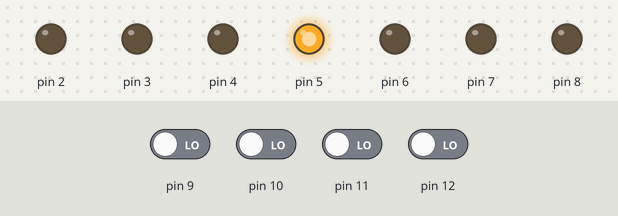
The sketch below on a simulated Arduino Uno, built with avr-gcc and run on an emulated ATmega328P. On the bench: output pins drawn as LEDs (lit = HIGH). The test bench sets the inputs (shaded band); at power-on: pin 9–12 LOW.

Above: at 1.2 s.
1.3 s: pin 9 driven HIGH
At 2.2 s:
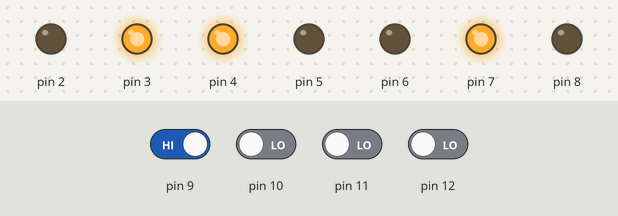
2.8 s: pin 9 driven LOW
At 3.4 s:
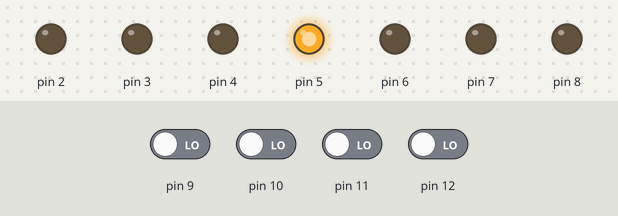
4.3 s: pin 10 driven HIGH
At 5.5 s:
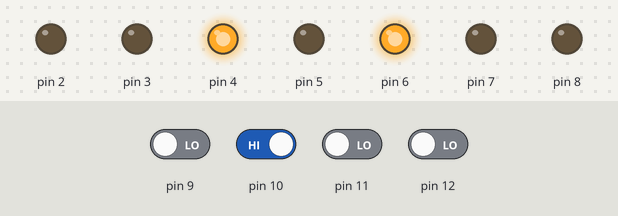
5.8 s: pin 10 driven LOW
At 6.9 s:
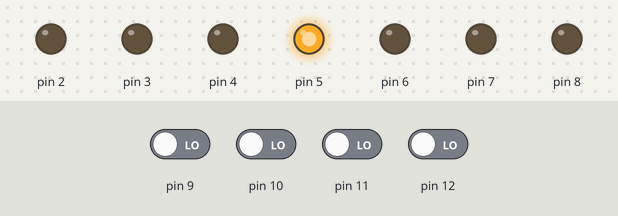
7.3 s: pin 11 driven HIGH
At 8.0 s:
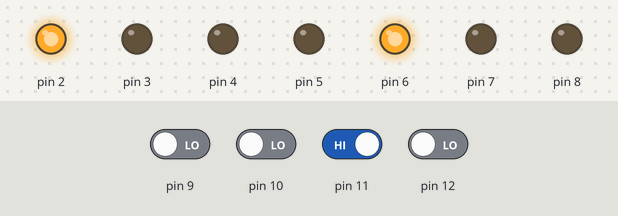
8.8 s: pin 11 driven LOW and pin 12 driven HIGH
At 9.1 s:
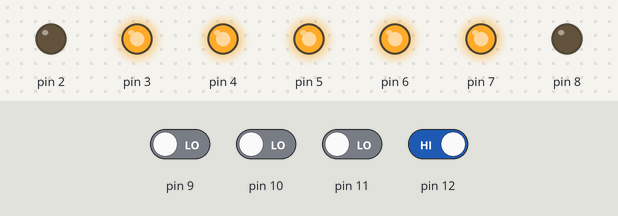
Timing chart, 0 to 11.3 s (numbered marks = the images above; inputs shaded):
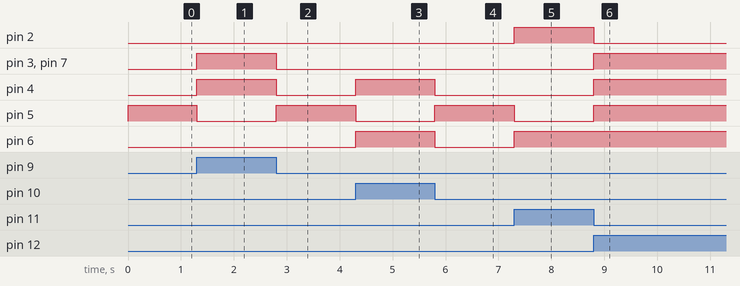

Measured:
- after the input at 1.3 s, pin 3, pin 4, pin 7: LOW → HIGH at once; pin 5: HIGH → LOW at once
- after the input at 2.8 s, pin 3, pin 4, pin 7: HIGH → LOW at once; pin 5: LOW → HIGH at once
- after the input at 4.3 s, pin 4, pin 6: LOW → HIGH at once; pin 5: HIGH → LOW at once
- after the input at 5.8 s, pin 4, pin 6: HIGH → LOW at once; pin 5: LOW → HIGH at once
- after the input at 7.3 s, pin 2, pin 6: LOW → HIGH at once; pin 5: HIGH → LOW at once
- after the input at 8.8 s, pin 2: HIGH → LOW at once; pin 3–5, pin 7: LOW → HIGH at once

The sketch:

water_level_indicator.ino
```cpp
void setup() {
  // put your setup code here, to run once:
  pinMode(11,INPUT);
  pinMode(10,INPUT);
  pinMode(12,INPUT);
  pinMode(9,INPUT);
  pinMode(2,OUTPUT);
  pinMode(3,OUTPUT);
  pinMode(4,OUTPUT);
  pinMode(5,OUTPUT);
  pinMode(6,OUTPUT);
  pinMode(7,OUTPUT);
  pinMode(8,OUTPUT);
}

void loop() {
  // put your main code here, to run repeatedly:
  if (digitalRead(9) == HIGH)           //LEVEL4
  {
      digitalWrite(7, HIGH);
      digitalWrite(8, LOW);
      digitalWrite(2, LOW);
      digitalWrite(3, HIGH);
      digitalWrite(4, HIGH);
      digitalWrite(6, LOW);
      digitalWrite(5, LOW);
  }
  else if (digitalRead(10) == HIGH)     //LEVEL3
  {
      digitalWrite(7, LOW);
      digitalWrite(8, LOW);
      digitalWrite(2, LOW);
      digitalWrite(3, LOW);
      digitalWrite(4, HIGH);
      digitalWrite(6, HIGH);
      digitalWrite(5, LOW);
  }
  else if (digitalRead(11) == HIGH)     //LEVEL2
  {
      digitalWrite(7, LOW);
      digitalWrite(8, LOW);
      digitalWrite(2, HIGH);
      digitalWrite(3, LOW);
      digitalWrite(4, LOW);
      digitalWrite(6, HIGH);
      digitalWrite(5, LOW);
  }
  else if (digitalRead(12) == HIGH)     //LEVEL1
  {
      digitalWrite(7, HIGH);
      digitalWrite(8, LOW);
      digitalWrite(2, LOW);
      digitalWrite(3, HIGH);
      digitalWrite(4, HIGH);
      digitalWrite(6, HIGH);
      digitalWrite(5, HIGH);
  }
  else                                //LEVEL0
  {
      digitalWrite(7, LOW);
      digitalWrite(8, LOW);
      digitalWrite(2, LOW);
      digitalWrite(3, LOW);
      digitalWrite(4, LOW);
      digitalWrite(6, LOW);
      digitalWrite(5, HIGH);
  }
}
```
